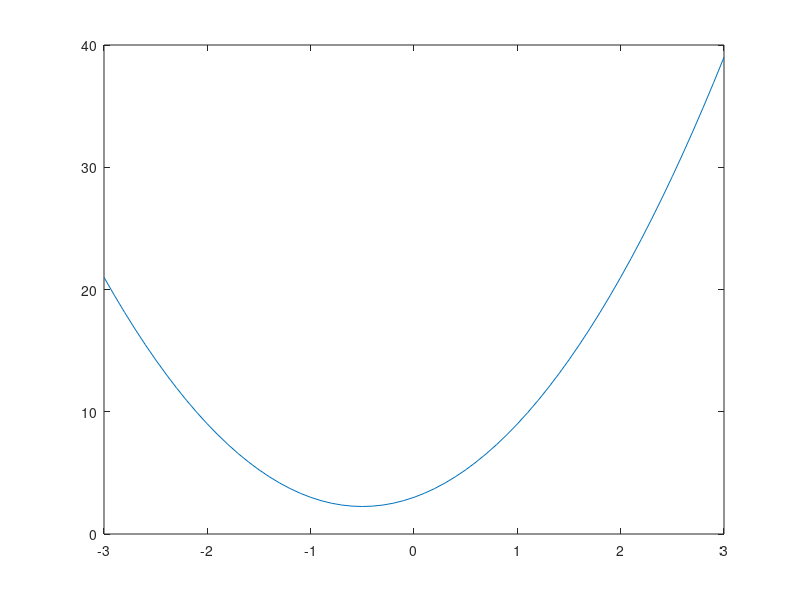
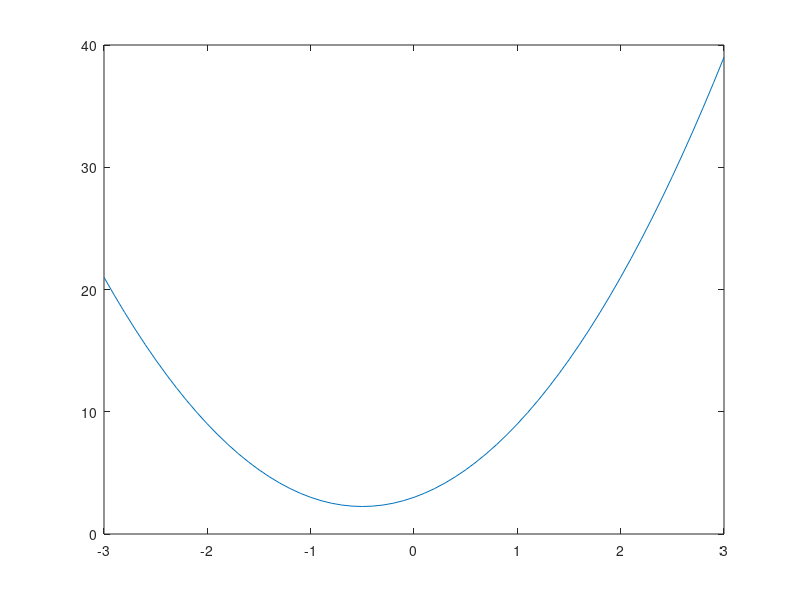

The MATLAB script that drew these images, in order:
%% Anonymous Functions 
% fhandle = @(arglist) expression

%%
x=-3:0.1:3;
myfunction = @(vektor)3*vektor.^2+3*vektor+3;

fx = myfunction(x);
plot(x, fx);

ft = 3*x.^2+3*x+3;
figure
plot(x, ft);